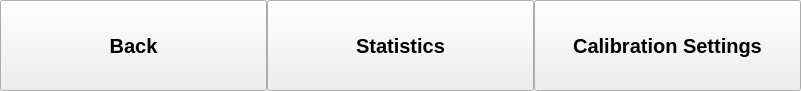
<?xml version="1.0" encoding="UTF-8"?>
<ui version="4.0">
 <class>tools</class>
 <widget class="QWidget" name="tools">
  <property name="geometry">
   <rect>
    <x>0</x>
    <y>0</y>
    <width>801</width>
    <height>91</height>
   </rect>
  </property>
  <property name="windowTitle">
   <string>Form</string>
  </property>
  <layout class="QHBoxLayout" name="horizontalLayout">
   <property name="spacing">
    <number>0</number>
   </property>
   <property name="leftMargin">
    <number>0</number>
   </property>
   <property name="topMargin">
    <number>0</number>
   </property>
   <property name="rightMargin">
    <number>0</number>
   </property>
   <property name="bottomMargin">
    <number>0</number>
   </property>
   <item>
    <widget class="QPushButton" name="button_back">
     <property name="sizePolicy">
      <sizepolicy hsizetype="Minimum" vsizetype="Expanding">
       <horstretch>0</horstretch>
       <verstretch>0</verstretch>
      </sizepolicy>
     </property>
     <property name="font">
      <font>
       <pointsize>15</pointsize>
       <weight>75</weight>
       <bold>true</bold>
      </font>
     </property>
     <property name="text">
      <string>Back</string>
     </property>
    </widget>
   </item>
   <item>
    <widget class="QPushButton" name="button_stats">
     <property name="sizePolicy">
      <sizepolicy hsizetype="Minimum" vsizetype="Expanding">
       <horstretch>0</horstretch>
       <verstretch>0</verstretch>
      </sizepolicy>
     </property>
     <property name="font">
      <font>
       <pointsize>15</pointsize>
       <weight>75</weight>
       <bold>true</bold>
      </font>
     </property>
     <property name="text">
      <string>Statistics</string>
     </property>
    </widget>
   </item>
   <item>
    <widget class="QPushButton" name="button_calsettings">
     <property name="sizePolicy">
      <sizepolicy hsizetype="Minimum" vsizetype="Expanding">
       <horstretch>0</horstretch>
       <verstretch>0</verstretch>
      </sizepolicy>
     </property>
     <property name="font">
      <font>
       <pointsize>15</pointsize>
       <weight>75</weight>
       <bold>true</bold>
      </font>
     </property>
     <property name="text">
      <string>Calibration Settings</string>
     </property>
    </widget>
   </item>
  </layout>
 </widget>
 <resources/>
 <connections/>
</ui>
